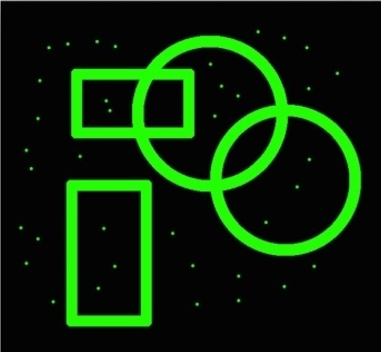
#> input picture Chapter1/src/3/pics/medianFilter.PNG, 381 x 352 px
$ python 3_6.py
#> lines starting #> are read from the running program, lines starting #| are printed output that depends on the picture
# coding=UTF-8
'''
Created on 2016年10月23日

@author: dmnnaxxi

Median filter example
As we see in the input image, there are a lot of
isolated green pixels. They are lowering the quality
of the image and we need to get rid of them. This is
where the median filter comes in handy. We just look
at the NxN neighborhood around each pixel and pick the
median value of those numbers. Since the isolated pixels
in this case have high values, taking the median value
will get rid of these values and also smoothen the image.
As you can see in the output image, the median filter got
rid of all those isolated pixels and the image looks
clean.
'''
import cv2
import numpy as np

img = cv2.imread('pics/medianFilter.PNG')
#> img is the input picture: shape (352, 381, 3); mean B, G, R 6.5, 39.1, 10
output = cv2.medianBlur(img,7)
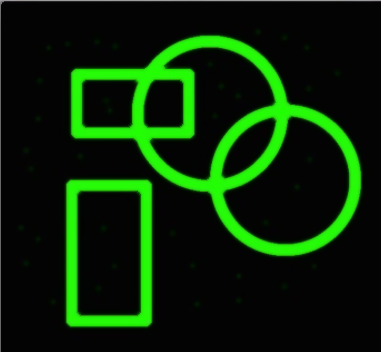
#> output: shape (352, 381, 3); mean B, G, R 4.7, 38.8, 8.7
cv2.imshow('Input',img)
cv2.imshow('Median filter',output)
cv2.waitKey()
